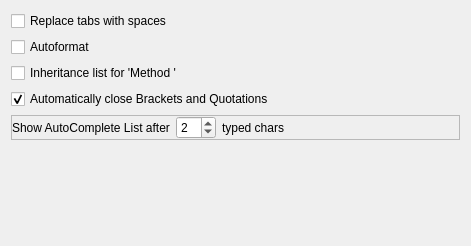
         <widget class="QWidget" name="scrollAreaWidgetContents_3">
          <property name="geometry">
           <rect>
            <x>0</x>
            <y>0</y>
            <width>471</width>
            <height>246</height>
           </rect>
          </property>
          <layout class="QVBoxLayout" name="verticalLayout_9">
           <item>
            <widget class="QCheckBox" name="checkBoxUseSpaces">
             <property name="toolTip">
              <string>Spaces count equals 'tab size' value</string>
             </property>
             <property name="text">
              <string>Replace tabs with spaces</string>
             </property>
            </widget>
           </item>
           <item>
            <widget class="QCheckBox" name="checkBoxAutoformat">
             <property name="toolTip">
              <string>Autoformat current line when line position changed</string>
             </property>
             <property name="text">
              <string>Autoformat</string>
             </property>
            </widget>
           </item>
           <item>
            <widget class="QCheckBox" name="checkBoxFillAucompInherit">
             <property name="toolTip">
              <string>Open list of all methods from base classes and interfaces, which isn't already overridden</string>
             </property>
             <property name="text">
              <string>Inheritance list for 'Method '</string>
             </property>
            </widget>
           </item>
           <item>
            <widget class="QCheckBox" name="checkBoxAutoBracket">
             <property name="text">
              <string>Automatically close Brackets and Quotations</string>
             </property>
             <property name="checked">
              <bool>true</bool>
             </property>
            </widget>
           </item>
           <item>
            <widget class="QFrame" name="frame_2">
             <property name="frameShape">
              <enum>QFrame::StyledPanel</enum>
             </property>
             <property name="frameShadow">
              <enum>QFrame::Raised</enum>
             </property>
             <layout class="QHBoxLayout" name="horizontalLayout_5">
              <property name="leftMargin">
               <number>0</number>
              </property>
              <property name="topMargin">
               <number>0</number>
              </property>
              <property name="rightMargin">
               <number>0</number>
              </property>
              <property name="bottomMargin">
               <number>0</number>
              </property>
              <item>
               <widget class="QLabel" name="label_5">
                <property name="text">
                 <string>Show AutoComplete List after</string>
                </property>
               </widget>
              </item>
              <item>
               <widget class="QSpinBox" name="spinBoxTypedCharsForCompletion">
                <property name="minimumSize">
                 <size>
                  <width>40</width>
                  <height>0</height>
                 </size>
                </property>
                <property name="minimum">
                 <number>1</number>
                </property>
                <property name="maximum">
                 <number>5</number>
                </property>
                <property name="value">
                 <number>2</number>
                </property>
               </widget>
              </item>
              <item>
               <widget class="QLabel" name="label_6">
                <property name="text">
                 <string>typed chars</string>
                </property>
               </widget>
              </item>
              <item>
               <spacer name="horizontalSpacer_4">
                <property name="orientation">
                 <enum>Qt::Horizontal</enum>
                </property>
                <property name="sizeHint" stdset="0">
                 <size>
                  <width>40</width>
                  <height>20</height>
                 </size>
                </property>
               </spacer>
              </item>
             </layout>
            </widget>
           </item>
           <item>
            <spacer name="verticalSpacer_4">
             <property name="orientation">
              <enum>Qt::Vertical</enum>
             </property>
             <property name="sizeHint" stdset="0">
              <size>
               <width>20</width>
               <height>40</height>
              </size>
             </property>
            </spacer>
           </item>
          </layout>
         </widget>
